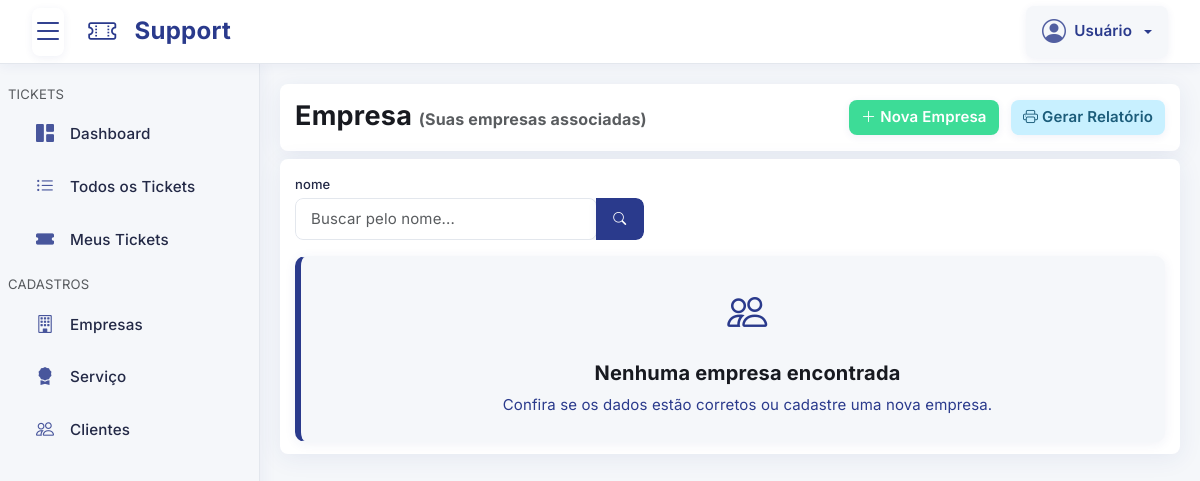
The app's page /pages/empresa/index.php, older data.
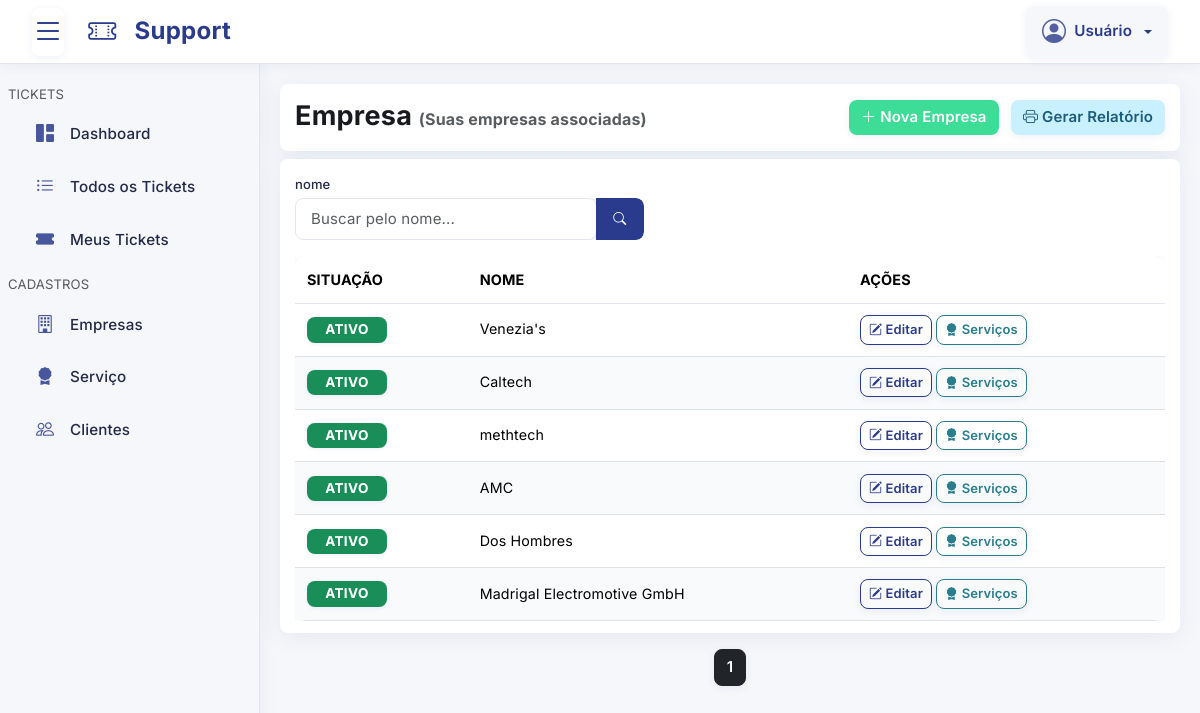
The same page, newer data.
### tables this page shows
CREATE TABLE `empresa` (
  `id` int NOT NULL,
  `nome` varchar(255) NOT NULL,
  `situacao` tinyint(1) NOT NULL DEFAULT '1' COMMENT '0 = INATIVO ou 1 = ATIVO',
  `cadastrado` timestamp NULL DEFAULT CURRENT_TIMESTAMP,
  `alterado` timestamp NULL DEFAULT CURRENT_TIMESTAMP ON UPDATE CURRENT_TIMESTAMP
);

### config/Database.php (called while the page is built, shortened)
<?php
class Database
{
    private $host = "tcc-db-phpmyadmin.a5b4kx.easypanel.host";
    private $dbName = "support-ticket-manager";
    private $username = "alvino";
    private $password = "WQDThX9tbD";
    private $charset = "utf8mb4";
    private $pdo;
    private function connect()
    {
        $dsn = "mysql:host={$this->host};port=3306;dbname={$this->dbName};charset={$this->charset}";
        try {
            $this->pdo = new PDO(
                $dsn,
                $this->username,
                $this->password,
                array(PDO::MYSQL_ATTR_INIT_COMMAND => "SET NAMES utf8")
            );
            $this->pdo->setAttribute(PDO::ATTR_ERRMODE, PDO::ERRMODE_EXCEPTION);
            $this->pdo->setAttribute(PDO::ATTR_DEFAULT_FETCH_MODE, PDO::FETCH_ASSOC);
        } catch (PDOException $e) {
            $this->error = $e->getMessage();
            die("Erro ao conectar ao banco de dados: {$this->error}");
        }
    }
    public function getConnection()
    {
        try {
            return $this->pdo;
        } catch (PDOException $e) {
            $this->error = $e->getMessage();
            die("Erro ao conectar ao banco de dados: {$this->error}");
        }
    }
}

### config/Empresa.php (called while the page is built, shortened)
<?php
class Empresa
{
    private $db;
    public function __construct($db)
    {
        $this->db = $db;
    }
    public function index($parametros = array())
    {
        try {
            $nome = isset($parametros["nome"]) ? $parametros["nome"] : NULL;
            $pagina = isset($parametros["pagina"]) ? $parametros["pagina"] : 1;
            $limite = isset($parametros["limite"]) ? $parametros["limite"] : null;
            $where = array();
            $usuario_grupo = isset($_SESSION["usuario_grupo"]) ? $_SESSION["usuario_grupo"] : null;
            $usuario_id = isset($_SESSION["usuario_id"]) ? $_SESSION["usuario_id"] : null;
            $query = "SELECT DISTINCT `empresa`.*";
            $queryCount = "SELECT COUNT(DISTINCT `empresa`.`id`)";
            $query .= " FROM `empresa`";
            $queryCount .= " FROM `empresa`";
            $query .= " ORDER BY `empresa`.`id` ASC";
            if ($limite) {
                $query .= " LIMIT :limite OFFSET :offset";
            }
            $stmt = $this->db->prepare($query);
            $stmtCount = $this->db->prepare($queryCount);
            if ($limite) {
                $offset = ($pagina - 1) * $limite;
                $stmt->bindParam(":limite", $limite, PDO::PARAM_INT);
                $stmt->bindParam(":offset", $offset, PDO::PARAM_INT);
            }
            $stmt->execute();
            $stmtCount->execute();
            $resultados = $stmt->fetchAll(PDO::FETCH_OBJ);
            $total = $stmtCount->fetchColumn();
            $paginação = array(
                "pagina" => $pagina,
                "limite" => $limite ? $limite : $total,
                "total" => $total,
                "total_paginas" => $limite ? ceil($total / $limite) : 1
            );
            return array(
                "resultados" => $resultados,
                "paginacao" => $paginação
            );
        } catch (\Throwable $th) {
            return array(
                "erro" => $th->getMessage() . " -> " . $th->getLine(),
                "resultados" => [],
                "paginacao" => array(
                    "pagina" => 1,
                    "limite" => 100,
                    "total" => 0,
                    "total_paginas" => 1
                )
            );
        }
    }
}

### pages/empresa/index.php (the view, shortened to what the changed rows need)
<?php include("../template/topo.php"); ?>
<?php
$nome = isset($_GET['nome']) ? $_GET['nome'] : NULL;
$pagina = isset($_GET["pagina"]) ? $_GET["pagina"] : 1;
$relatorio = isset($_GET['relatorio']) ? $_GET['relatorio'] : 0;
$limiteConsulta = ($relatorio == 1) ? null : 15;
$indexRegistros = $classEmpresa->index([
    "nome" => $nome,
    "pagina" => $pagina,
    "limite" => $limiteConsulta
]);
$registros = $indexRegistros["resultados"];
$paginacao = $indexRegistros["paginacao"];
?>
<header class="sessao">
    <div class="row">
        <div class="col-xl-6 col-lg-6 col-md-6 col-sm-12 col-12 my-1">
            <h1 class="titulo">Empresa
                <?php if ($_SESSION["usuario_grupo"] != 1): ?>
                    <small class="text-muted fs-6">
                        (Suas empresas associadas)
                    </small>
                <?php endif; ?>
            </h1>
        </div>
    </div>
</header>
<div class="sessao">
    <?php if (count($registros) == 0): ?>
        <div class="alert alerta-sem-cadastrar text-center py-4" role="alert">
            <div class="mb-3">
                <i class="bi bi-people fs-1"></i>
            </div>
            <h5 class="fw-bold">Nenhuma empresa encontrada</h5>
            <p class="mb-0">Confira se os dados estão corretos ou cadastre uma nova empresa.</p>
        </div>
    <?php else: ?>
        <div class="table-responsive">
            <table class="table table-hover">
                <thead>
                    <tr>
                        <th>Situação</th>
                        <th>Nome</th>
                        <th class="nao-mostrar-impressao">Ações</th>
                    </tr>
                </thead>
                <tbody>
                    <?php foreach ($registros as $registro): ?>
                        <?php if (is_object($registro)): ?>
                            <tr class="<?php echo isset($focu_empresa_id) && $registro->id == $focu_empresa_id ? 'table-active' : ''; ?>">
                                <td>
                                    <?php if (isset($registro->situacao) && $registro->situacao == 1): ?>
                                        <span class="badge text-bg-success">Ativo</span>
                                    <?php else: ?>
                                        <span class="badge text-bg-danger">Inativo</span>
                                    <?php endif; ?>
                                </td>
                                <td><?php echo isset($registro->nome) ? $registro->nome : "--"; ?></td>
                                <td class="nao-mostrar-impressao">
                                    <a href="edicao.php?id=<?php echo $registro->id; ?>" class="btn btn-sm btn-editar">
                                        <i class="bi-pencil-square"></i> Editar
                                    </a>
                                    <a href="servico.php?id=<?php echo $registro->id; ?>" class="btn btn-sm btn-servico">
                                        <i class="bi-award-fill"></i> Serviços
                                    </a>
                                </td>
                            </tr>
                        <?php endif; ?>
                    <?php endforeach; ?>
                </tbody>
            </table>
        </div>
    <?php endif; ?>
</div>
<?php
$limiteNavegacao = 2;
$inicio = ((($pagina - $limiteNavegacao) > 1) ? $pagina - $limiteNavegacao : 1);
$fim = ((($pagina + $limiteNavegacao) < $paginacao['total_paginas']) ? $pagina + $limiteNavegacao : $paginacao['total_paginas']);
?>
<?php if ($limiteConsulta !== null): ?>
    <nav aria-label="Page navigation">
        <ul class="pagination justify-content-center mt-3">
            <?php for ($i = $inicio; $i <= $fim; $i++) : ?>
                <?php if ($i == $paginacao['pagina']): ?>
                    <li class="page-item active">
                        <a class="ms-1 me-1 btn btn-dark">
                            <?php echo $i; ?>
                        </a>
                    </li>
                <?php endif; ?>
            <?php endfor; ?>
        </ul>
    </nav>
<?php endif; ?>
<?php include("../template/rodape.php"); ?>

Row changes from the older to the newer data that the page shows:
added empresa: situacao "ATIVO", nome "Venezia's"
added empresa: situacao "ATIVO", nome "Caltech"
added empresa: situacao "ATIVO", nome "methtech"
added empresa: situacao "ATIVO", nome "AMC"
added empresa: situacao "ATIVO", nome "Dos Hombres"
added empresa: situacao "ATIVO", nome "Madrigal Electromotive GmbH"
Text that changed along with them:
text no longer shown: "Nenhuma empresa encontrada Confira se os dados estão corretos ou cadastre uma nova empresa."
text now shown: "SITUAÇÃO NOME AÇÕES"
new list line: "1"
